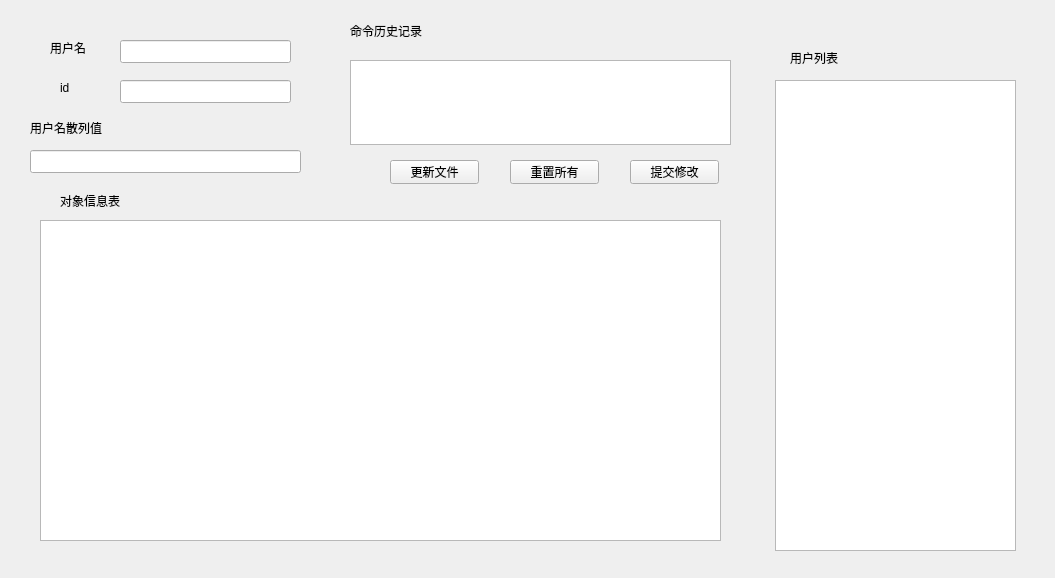
<?xml version="1.0" encoding="UTF-8"?>
<ui version="4.0">
 <class>Admin</class>
 <widget class="QDialog" name="Admin">
  <property name="geometry">
   <rect>
    <x>0</x>
    <y>0</y>
    <width>1055</width>
    <height>578</height>
   </rect>
  </property>
  <property name="windowTitle">
   <string>Dialog</string>
  </property>
  <property name="windowIcon">
   <iconset resource="res.qrc">
    <normaloff>:/root.png</normaloff>:/root.png</iconset>
  </property>
  <widget class="QListWidget" name="listWidget">
   <property name="geometry">
    <rect>
     <x>775</x>
     <y>80</y>
     <width>241</width>
     <height>471</height>
    </rect>
   </property>
   <property name="font">
    <font>
     <pointsize>11</pointsize>
    </font>
   </property>
  </widget>
  <widget class="QLabel" name="label">
   <property name="geometry">
    <rect>
     <x>790</x>
     <y>50</y>
     <width>71</width>
     <height>16</height>
    </rect>
   </property>
   <property name="text">
    <string>用户列表</string>
   </property>
  </widget>
  <widget class="QTableWidget" name="tableWidget">
   <property name="geometry">
    <rect>
     <x>40</x>
     <y>220</y>
     <width>681</width>
     <height>321</height>
    </rect>
   </property>
  </widget>
  <widget class="QPushButton" name="pushButton">
   <property name="geometry">
    <rect>
     <x>630</x>
     <y>160</y>
     <width>89</width>
     <height>24</height>
    </rect>
   </property>
   <property name="text">
    <string>提交修改</string>
   </property>
   <property name="shortcut">
    <string notr="true"/>
   </property>
   <property name="checkable">
    <bool>false</bool>
   </property>
   <property name="autoDefault">
    <bool>false</bool>
   </property>
  </widget>
  <widget class="QPushButton" name="pushButton_2">
   <property name="geometry">
    <rect>
     <x>510</x>
     <y>160</y>
     <width>89</width>
     <height>24</height>
    </rect>
   </property>
   <property name="text">
    <string>重置所有</string>
   </property>
   <property name="autoDefault">
    <bool>false</bool>
   </property>
  </widget>
  <widget class="QLabel" name="label_2">
   <property name="geometry">
    <rect>
     <x>50</x>
     <y>40</y>
     <width>72</width>
     <height>15</height>
    </rect>
   </property>
   <property name="text">
    <string>用户名</string>
   </property>
  </widget>
  <widget class="QLabel" name="label_3">
   <property name="geometry">
    <rect>
     <x>60</x>
     <y>80</y>
     <width>21</width>
     <height>16</height>
    </rect>
   </property>
   <property name="text">
    <string>id</string>
   </property>
  </widget>
  <widget class="QLabel" name="label_4">
   <property name="geometry">
    <rect>
     <x>30</x>
     <y>120</y>
     <width>91</width>
     <height>16</height>
    </rect>
   </property>
   <property name="text">
    <string>用户名散列值</string>
   </property>
  </widget>
  <widget class="QLineEdit" name="lineEdit">
   <property name="geometry">
    <rect>
     <x>120</x>
     <y>40</y>
     <width>171</width>
     <height>23</height>
    </rect>
   </property>
   <property name="readOnly">
    <bool>true</bool>
   </property>
  </widget>
  <widget class="QLineEdit" name="lineEdit_2">
   <property name="geometry">
    <rect>
     <x>120</x>
     <y>80</y>
     <width>171</width>
     <height>23</height>
    </rect>
   </property>
   <property name="readOnly">
    <bool>true</bool>
   </property>
  </widget>
  <widget class="QLineEdit" name="lineEdit_3">
   <property name="geometry">
    <rect>
     <x>30</x>
     <y>150</y>
     <width>271</width>
     <height>23</height>
    </rect>
   </property>
   <property name="readOnly">
    <bool>false</bool>
   </property>
  </widget>
  <widget class="QTextEdit" name="textEdit">
   <property name="geometry">
    <rect>
     <x>350</x>
     <y>60</y>
     <width>381</width>
     <height>85</height>
    </rect>
   </property>
  </widget>
  <widget class="QLabel" name="label_5">
   <property name="geometry">
    <rect>
     <x>60</x>
     <y>190</y>
     <width>81</width>
     <height>21</height>
    </rect>
   </property>
   <property name="text">
    <string>对象信息表</string>
   </property>
  </widget>
  <widget class="QLabel" name="label_6">
   <property name="geometry">
    <rect>
     <x>350</x>
     <y>20</y>
     <width>91</width>
     <height>21</height>
    </rect>
   </property>
   <property name="text">
    <string>命令历史记录</string>
   </property>
  </widget>
  <widget class="QPushButton" name="pushButton_3">
   <property name="geometry">
    <rect>
     <x>390</x>
     <y>160</y>
     <width>89</width>
     <height>24</height>
    </rect>
   </property>
   <property name="text">
    <string>更新文件</string>
   </property>
   <property name="autoDefault">
    <bool>false</bool>
   </property>
  </widget>
 </widget>
 <resources>
  <include location="res.qrc"/>
 </resources>
 <connections/>
</ui>
